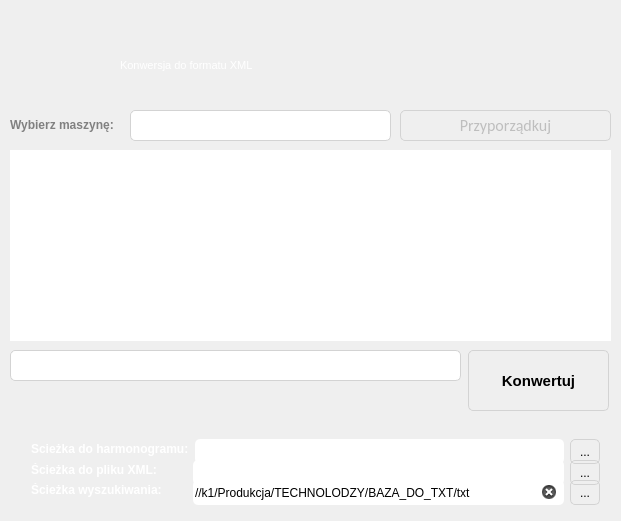
<?xml version="1.0" encoding="UTF-8"?>
<ui version="4.0">
 <class>MainWindow</class>
 <widget class="QMainWindow" name="MainWindow">
  <property name="geometry">
   <rect>
    <x>0</x>
    <y>0</y>
    <width>621</width>
    <height>521</height>
   </rect>
  </property>
  <property name="windowTitle">
   <string>XML Converter</string>
  </property>
  <property name="windowIcon">
   <iconset resource="resources.qrc">
    <normaloff>:/images/images/icon.ico</normaloff>:/images/images/icon.ico</iconset>
  </property>
  <property name="styleSheet">
   <string notr="true">QListWidget {
  background-color: &quot;white&quot;;
  font-size: 10pt;
  color: &quot;gray&quot;;
  font-size: 9pt;
  font-family: &quot;Arial&quot;;
  border-radius: 5px;
  border-width: 2px solid lightgray;
}

#centralWidget QScrollBar:vertical {
  border: none;
  background: &quot;transparent&quot;;
  width: 15px;
  margin: 20px 0px 20px 0px;
}

#centralWidget QScrollBar::handle:vertical {
  background: &quot;lightgray&quot;;
  min-height: 20px;
  border-radius: 2px;
}

#centralWidget QScrollBar::add-line:vertical {
  image: url(:/images/images/downArrow.png);
  background: &quot;lightgray&quot;;
  height: 15px;
  subcontrol-position: bottom;
  subcontrol-origin: margin;
  border-radius: 2px;
}

#centralWidget QScrollBar::sub-line:vertical {
  image: url(:/images/images/upArrow.png);
  background: &quot;lightgray&quot;;
  height: 15px;
  subcontrol-position: top;
  subcontrol-origin: margin;
  border-radius: 2px;
}
</string>
  </property>
  <widget class="QWidget" name="centralWidget">
   <property name="styleSheet">
    <string notr="true">QComboBox {
	border: 1px solid lightgray;
	border-radius: 5px;
	padding: 1px 18px 1px 3px;
	min-width: 6em;
	color: &quot;gray&quot;;
	background-color: &quot;white&quot;;
	margin: 0 0 0 0;
}

QComboBox:editable {
	background: &quot;green&quot;}
	QComboBox:!editable {
	background: &quot;white&quot;
}

QComboBox:hover {
	background: &quot;lightgray&quot;;
	color: &quot;white&quot;;
}

QComboBox:on{
	padding-top: 3px;
	padding-left: 4px;
	background-color:#A9A9A9 ;
}

QComboBox::drop-down{
	subcontrol-origin: padding;
	subcontrol-position: center right;
	width: 50px;
	height: 50px;
	border-width: 0px;
}

QComboBox::down-arrow{
	image: url(:/images/images/arrow.png);
	height: 70px;
	width:  70px;
}

QComboBox::down-arrow:on{
	top: 1px;
	left: 1px;
}

QComboBox QListView{
	border-width: 1px;
	border-color: darkgray;
	border-style: solid;
	color: gray;
	background-color: white;
}</string>
   </property>
   <widget class="QFrame" name="bottomFrame">
    <property name="geometry">
     <rect>
      <x>0</x>
      <y>420</y>
      <width>621</width>
      <height>101</height>
     </rect>
    </property>
    <property name="styleSheet">
     <string notr="true">#bottomFrame {
border: none;
background: qlineargradient(x1: 0, y1: 0, x2: 0, y2: 1,
stop: 0 #a6a6a6, stop: 0.08 #7f7f7f,
stop: 0.49999 #717171);
border-top-right-radius: 10px;
border-top-left-radius:10px;
}
</string>
    </property>
    <property name="frameShape">
     <enum>QFrame::StyledPanel</enum>
    </property>
    <property name="frameShadow">
     <enum>QFrame::Raised</enum>
    </property>
    <widget class="QWidget" name="layoutWidget">
     <property name="geometry">
      <rect>
       <x>20</x>
       <y>8</y>
       <width>591</width>
       <height>83</height>
      </rect>
     </property>
     <layout class="QVBoxLayout" name="verticalLayout">
      <property name="spacing">
       <number>0</number>
      </property>
      <item>
       <layout class="QHBoxLayout" name="inputLayout">
        <item>
         <widget class="QLabel" name="excelLbl">
          <property name="sizePolicy">
           <sizepolicy hsizetype="Maximum" vsizetype="Preferred">
            <horstretch>0</horstretch>
            <verstretch>0</verstretch>
           </sizepolicy>
          </property>
          <property name="minimumSize">
           <size>
            <width>135</width>
            <height>0</height>
           </size>
          </property>
          <property name="maximumSize">
           <size>
            <width>16777215</width>
            <height>16777215</height>
           </size>
          </property>
          <property name="font">
           <font>
            <family>Arial</family>
            <pointsize>9</pointsize>
            <weight>75</weight>
            <bold>true</bold>
           </font>
          </property>
          <property name="toolTip">
           <string>Scieżka przeszukiwania plików *.PDF</string>
          </property>
          <property name="toolTipDuration">
           <number>-1</number>
          </property>
          <property name="whatsThis">
           <string/>
          </property>
          <property name="text">
           <string>&lt;html&gt;&lt;head/&gt;&lt;body&gt;&lt;p&gt;&lt;span style=&quot; color:#ffffff;&quot;&gt;Scieżka do harmonogramu:&lt;/span&gt;&lt;/p&gt;&lt;/body&gt;&lt;/html&gt;</string>
          </property>
         </widget>
        </item>
        <item>
         <widget class="QLineEdit" name="excelPathLe">
          <property name="minimumSize">
           <size>
            <width>0</width>
            <height>25</height>
           </size>
          </property>
          <property name="maximumSize">
           <size>
            <width>16777215</width>
            <height>25</height>
           </size>
          </property>
          <property name="font">
           <font>
            <family>Arial</family>
            <pointsize>9</pointsize>
           </font>
          </property>
          <property name="toolTip">
           <string/>
          </property>
          <property name="toolTipDuration">
           <number>-1</number>
          </property>
          <property name="statusTip">
           <string/>
          </property>
          <property name="whatsThis">
           <string/>
          </property>
          <property name="autoFillBackground">
           <bool>false</bool>
          </property>
          <property name="styleSheet">
           <string notr="true">QLineEdit {
    font-size: 9pt; 
    color: &quot;gray&quot;;
    font-family: &quot;Arial&quot;;
	border-radius: 5px;
    border-width: 2px solid lightgray;
}</string>
          </property>
          <property name="text">
           <string/>
          </property>
          <property name="frame">
           <bool>true</bool>
          </property>
          <property name="readOnly">
           <bool>false</bool>
          </property>
          <property name="placeholderText">
           <string notr="true"/>
          </property>
          <property name="clearButtonEnabled">
           <bool>true</bool>
          </property>
         </widget>
        </item>
        <item>
         <widget class="QPushButton" name="excelPathBtn">
          <property name="sizePolicy">
           <sizepolicy hsizetype="Preferred" vsizetype="Fixed">
            <horstretch>0</horstretch>
            <verstretch>0</verstretch>
           </sizepolicy>
          </property>
          <property name="minimumSize">
           <size>
            <width>30</width>
            <height>25</height>
           </size>
          </property>
          <property name="maximumSize">
           <size>
            <width>30</width>
            <height>25</height>
           </size>
          </property>
          <property name="styleSheet">
           <string notr="true">QPushButton {
color: &quot;gray&quot;;
border: 1px solid lightgray;
border-radius: 5px;
background: &quot;white&quot;;
}

QPushButton:hover {
background: &quot;lightgray&quot;;
color: &quot;white&quot;;
}

QPushButton:pressed {
border: 1px solid &quot;gray&quot;;
background: #A9A9A9 ;
}
</string>
          </property>
          <property name="text">
           <string>...</string>
          </property>
         </widget>
        </item>
       </layout>
      </item>
      <item>
       <layout class="QHBoxLayout" name="outputLayout">
        <item>
         <widget class="QLabel" name="xmlLbl">
          <property name="sizePolicy">
           <sizepolicy hsizetype="Maximum" vsizetype="Preferred">
            <horstretch>0</horstretch>
            <verstretch>0</verstretch>
           </sizepolicy>
          </property>
          <property name="minimumSize">
           <size>
            <width>156</width>
            <height>0</height>
           </size>
          </property>
          <property name="maximumSize">
           <size>
            <width>16777215</width>
            <height>16777215</height>
           </size>
          </property>
          <property name="font">
           <font>
            <family>Arial</family>
            <pointsize>9</pointsize>
            <weight>75</weight>
            <bold>true</bold>
           </font>
          </property>
          <property name="toolTip">
           <string>Ścieżka zapisu wyszukanych plików *.PDF</string>
          </property>
          <property name="whatsThis">
           <string/>
          </property>
          <property name="text">
           <string>&lt;html&gt;&lt;head/&gt;&lt;body&gt;&lt;p&gt;&lt;span style=&quot; color:#ffffff;&quot;&gt;Ścieżka do pliku XML:                                 &lt;/span&gt;&lt;/p&gt;&lt;/body&gt;&lt;/html&gt;</string>
          </property>
         </widget>
        </item>
        <item>
         <widget class="QLineEdit" name="xmlPathLe">
          <property name="minimumSize">
           <size>
            <width>0</width>
            <height>25</height>
           </size>
          </property>
          <property name="maximumSize">
           <size>
            <width>16777215</width>
            <height>25</height>
           </size>
          </property>
          <property name="font">
           <font>
            <family>Arial</family>
            <pointsize>9</pointsize>
           </font>
          </property>
          <property name="whatsThis">
           <string/>
          </property>
          <property name="autoFillBackground">
           <bool>false</bool>
          </property>
          <property name="styleSheet">
           <string notr="true">QLineEdit {
    font-size: 9pt; 
    color: &quot;gray&quot;;
    font-family: &quot;Arial&quot;;
	border-radius: 5px;
    border-width: 2px solid lightgray;
}</string>
          </property>
          <property name="readOnly">
           <bool>false</bool>
          </property>
          <property name="clearButtonEnabled">
           <bool>true</bool>
          </property>
         </widget>
        </item>
        <item>
         <widget class="QPushButton" name="xmlPathBtn">
          <property name="sizePolicy">
           <sizepolicy hsizetype="Fixed" vsizetype="Fixed">
            <horstretch>0</horstretch>
            <verstretch>0</verstretch>
           </sizepolicy>
          </property>
          <property name="minimumSize">
           <size>
            <width>30</width>
            <height>25</height>
           </size>
          </property>
          <property name="maximumSize">
           <size>
            <width>30</width>
            <height>25</height>
           </size>
          </property>
          <property name="styleSheet">
           <string notr="true">QPushButton {
color: &quot;gray&quot;;
border: 1px solid lightgray;
border-radius: 5px;
background: &quot;white&quot;;
}

QPushButton:hover {
background: &quot;lightgray&quot;;
color: &quot;white&quot;;
}

QPushButton:pressed {
border: 1px solid &quot;gray&quot;;
background: #A9A9A9 ;
}</string>
          </property>
          <property name="text">
           <string>...</string>
          </property>
         </widget>
        </item>
       </layout>
      </item>
      <item>
       <layout class="QHBoxLayout" name="outputLayout_3">
        <item>
         <widget class="QLabel" name="searchLbl">
          <property name="sizePolicy">
           <sizepolicy hsizetype="Maximum" vsizetype="Preferred">
            <horstretch>0</horstretch>
            <verstretch>0</verstretch>
           </sizepolicy>
          </property>
          <property name="minimumSize">
           <size>
            <width>156</width>
            <height>0</height>
           </size>
          </property>
          <property name="maximumSize">
           <size>
            <width>16777215</width>
            <height>16777215</height>
           </size>
          </property>
          <property name="font">
           <font>
            <family>Arial</family>
            <pointsize>9</pointsize>
            <weight>75</weight>
            <bold>true</bold>
           </font>
          </property>
          <property name="toolTip">
           <string>Ścieżka zapisu wyszukanych plików *.PDF</string>
          </property>
          <property name="whatsThis">
           <string/>
          </property>
          <property name="text">
           <string>&lt;html&gt;&lt;head/&gt;&lt;body&gt;&lt;p&gt;&lt;span style=&quot; color:#ffffff;&quot;&gt;Ścieżka wyszukiwania:&lt;/span&gt;&lt;/p&gt;&lt;/body&gt;&lt;/html&gt;</string>
          </property>
         </widget>
        </item>
        <item>
         <widget class="QLineEdit" name="searchPathLe">
          <property name="minimumSize">
           <size>
            <width>0</width>
            <height>25</height>
           </size>
          </property>
          <property name="maximumSize">
           <size>
            <width>16777215</width>
            <height>25</height>
           </size>
          </property>
          <property name="font">
           <font>
            <family>Arial</family>
            <pointsize>9</pointsize>
           </font>
          </property>
          <property name="whatsThis">
           <string/>
          </property>
          <property name="autoFillBackground">
           <bool>false</bool>
          </property>
          <property name="styleSheet">
           <string notr="true">QLineEdit {
    font-size: 9pt; 
    color: &quot;gray&quot;;
    font-family: &quot;Arial&quot;;
	border-radius: 5px;
    border-width: 2px solid lightgray;
}</string>
          </property>
          <property name="text">
           <string>//k1/Produkcja/TECHNOLODZY/BAZA_DO_TXT/txt</string>
          </property>
          <property name="readOnly">
           <bool>false</bool>
          </property>
          <property name="clearButtonEnabled">
           <bool>true</bool>
          </property>
         </widget>
        </item>
        <item>
         <widget class="QPushButton" name="searchPathBtn">
          <property name="sizePolicy">
           <sizepolicy hsizetype="Fixed" vsizetype="Fixed">
            <horstretch>0</horstretch>
            <verstretch>0</verstretch>
           </sizepolicy>
          </property>
          <property name="minimumSize">
           <size>
            <width>30</width>
            <height>25</height>
           </size>
          </property>
          <property name="maximumSize">
           <size>
            <width>30</width>
            <height>25</height>
           </size>
          </property>
          <property name="styleSheet">
           <string notr="true">QPushButton {
color: &quot;gray&quot;;
border: 1px solid lightgray;
border-radius: 5px;
background: &quot;white&quot;;
}

QPushButton:hover {
background: &quot;lightgray&quot;;
color: &quot;white&quot;;
}

QPushButton:pressed {
border: 1px solid &quot;gray&quot;;
background: #A9A9A9 ;
}</string>
          </property>
          <property name="text">
           <string>...</string>
          </property>
         </widget>
        </item>
       </layout>
      </item>
     </layout>
    </widget>
   </widget>
   <widget class="QFrame" name="topFrame">
    <property name="geometry">
     <rect>
      <x>0</x>
      <y>0</y>
      <width>621</width>
      <height>101</height>
     </rect>
    </property>
    <property name="styleSheet">
     <string notr="true">#topFrame {
border: none;
background: qlineargradient(x1: 0, y1: 0, x2: 0, y2: 1,
stop: 0 #a6a6a6, stop: 0.08 #7f7f7f,
stop: 0.39999 #717171, stop: 0.4 #626262,
stop: 0.9 #4c4c4c, stop: 1 #333333);
border-bottom-right-radius: 10px;
border-bottom-left-radius:10px;
}

#topFrame QPushButton {
color: #333;
border: 2px solid #555;
border-radius: 11px;
padding: 5px;
background: qradialgradient(cx: 0.3, cy: -0.4,
fx: 0.3, fy: -0.4,
radius: 1.35, stop: 0 #fff, stop: 1 #888);
}

#topFrame QPushButton:hover {
background: qradialgradient(cx: 0.3, cy: -0.4,
fx: 0.3, fy: -0.4,
radius: 1.35, stop: 0 #fff, stop: 1 #bbb);
}

#topFrame QPushButton:pressed {
background: qradialgradient(cx: 0.4, cy: -0.1,
fx: 0.4, fy: -0.1,
radius: 1.35, stop: 0 #fff, stop: 1 #ddd);
}</string>
    </property>
    <property name="frameShape">
     <enum>QFrame::StyledPanel</enum>
    </property>
    <property name="frameShadow">
     <enum>QFrame::Raised</enum>
    </property>
    <widget class="QLabel" name="logoLabel">
     <property name="geometry">
      <rect>
       <x>10</x>
       <y>0</y>
       <width>101</width>
       <height>101</height>
      </rect>
     </property>
     <property name="text">
      <string/>
     </property>
     <property name="pixmap">
      <pixmap resource="resources.qrc">:/images/images/icon.ico</pixmap>
     </property>
     <property name="scaledContents">
      <bool>true</bool>
     </property>
    </widget>
    <widget class="QLabel" name="nameLabel">
     <property name="geometry">
      <rect>
       <x>120</x>
       <y>15</y>
       <width>251</width>
       <height>41</height>
      </rect>
     </property>
     <property name="font">
      <font>
       <family>Arial</family>
       <pointsize>36</pointsize>
      </font>
     </property>
     <property name="text">
      <string/>
     </property>
     <property name="pixmap">
      <pixmap resource="resources.qrc">:/images/images/name.png</pixmap>
     </property>
    </widget>
    <widget class="QLabel" name="descriptionLabel">
     <property name="geometry">
      <rect>
       <x>120</x>
       <y>55</y>
       <width>291</width>
       <height>21</height>
      </rect>
     </property>
     <property name="font">
      <font>
       <family>Arial</family>
       <pointsize>4</pointsize>
       <weight>50</weight>
       <bold>false</bold>
      </font>
     </property>
     <property name="text">
      <string>&lt;html&gt;&lt;head/&gt;&lt;body&gt;&lt;p&gt;&lt;span style=&quot; font-size:8pt; color:#ffffff;&quot;&gt;Konwersja do formatu XML&lt;/span&gt;&lt;/p&gt;&lt;/body&gt;&lt;/html&gt;</string>
     </property>
    </widget>
   </widget>
   <widget class="QProgressBar" name="progressBar">
    <property name="geometry">
     <rect>
      <x>10</x>
      <y>350</y>
      <width>451</width>
      <height>31</height>
     </rect>
    </property>
    <property name="maximumSize">
     <size>
      <width>16777211</width>
      <height>16777215</height>
     </size>
    </property>
    <property name="styleSheet">
     <string notr="true">QProgressBar {
border: 1px solid lightgray;
border-radius: 5px;
padding: 1px;
color: &quot;white&quot;;
}

QProgressBar::chunk {
background: QLinearGradient( x1: 0, y1: 0, x2: 0, y2: 1,
stop: 0 #06A6DA, 
stop: 0.5 #1E90FF ,
stop: 1 #238 );
border-radius: 3px;
border: 1px solid black;
}</string>
    </property>
    <property name="value">
     <number>0</number>
    </property>
    <property name="textVisible">
     <bool>false</bool>
    </property>
   </widget>
   <widget class="QPushButton" name="convertButton">
    <property name="geometry">
     <rect>
      <x>468</x>
      <y>350</y>
      <width>141</width>
      <height>61</height>
     </rect>
    </property>
    <property name="font">
     <font>
      <family>Arial</family>
      <pointsize>11</pointsize>
      <weight>75</weight>
      <bold>true</bold>
     </font>
    </property>
    <property name="styleSheet">
     <string notr="true">QPushButton {
color: &quot;gray&quot;;
border-radius: 5px;
border: 1px solid lightgray;
background: &quot;white&quot;;
min-width: 80px;
}

QPushButton:hover {
background: &quot;lightgray&quot;;
color: &quot;white&quot;;
width: 300px;
}

QPushButton:pressed {
border: 1px solid &quot;gray&quot;;
background: #A9A9A9 ;
}
</string>
    </property>
    <property name="text">
     <string>Konwertuj</string>
    </property>
    <property name="icon">
     <iconset resource="resources.qrc">
      <normaloff>:/images/images/convert.png</normaloff>:/images/images/convert.png</iconset>
    </property>
    <property name="iconSize">
     <size>
      <width>30</width>
      <height>30</height>
     </size>
    </property>
   </widget>
   <widget class="QListWidget" name="listWidget">
    <property name="geometry">
     <rect>
      <x>10</x>
      <y>150</y>
      <width>601</width>
      <height>191</height>
     </rect>
    </property>
    <property name="styleSheet">
     <string notr="true"/>
    </property>
    <property name="verticalScrollBarPolicy">
     <enum>Qt::ScrollBarAsNeeded</enum>
    </property>
    <property name="alternatingRowColors">
     <bool>true</bool>
    </property>
   </widget>
   <widget class="QComboBox" name="machineryCb">
    <property name="enabled">
     <bool>false</bool>
    </property>
    <property name="geometry">
     <rect>
      <x>130</x>
      <y>110</y>
      <width>261</width>
      <height>31</height>
     </rect>
    </property>
    <property name="font">
     <font>
      <family>Calibri</family>
      <pointsize>12</pointsize>
     </font>
    </property>
   </widget>
   <widget class="QPushButton" name="fitBtn">
    <property name="enabled">
     <bool>false</bool>
    </property>
    <property name="geometry">
     <rect>
      <x>400</x>
      <y>110</y>
      <width>211</width>
      <height>31</height>
     </rect>
    </property>
    <property name="font">
     <font>
      <family>Calibri</family>
      <pointsize>12</pointsize>
      <weight>50</weight>
      <bold>false</bold>
     </font>
    </property>
    <property name="styleSheet">
     <string notr="true">QPushButton {
color: &quot;gray&quot;;
border-radius: 5px;
border: 1px solid lightgray;
background: &quot;white&quot;;
min-width: 80px;
}

QPushButton:hover {
background: &quot;lightgray&quot;;
color: &quot;white&quot;;
width: 300px;
}

QPushButton:pressed {
border: 1px solid &quot;gray&quot;;
background: #A9A9A9 ;
}
</string>
    </property>
    <property name="text">
     <string>Przyporządkuj</string>
    </property>
   </widget>
   <widget class="QLabel" name="statusLabel">
    <property name="geometry">
     <rect>
      <x>10</x>
      <y>390</y>
      <width>341</width>
      <height>20</height>
     </rect>
    </property>
    <property name="styleSheet">
     <string notr="true">QLabel {
border: none;
background: &quot;transparent&quot;;
color: &quot;gray&quot;;
font-size: 9pt;
font-family: &quot;Arial&quot;;
font-weight: bold;
}</string>
    </property>
    <property name="text">
     <string>&lt;html&gt;&lt;head/&gt;&lt;body&gt;&lt;p&gt;&lt;br/&gt;&lt;/p&gt;&lt;/body&gt;&lt;/html&gt;</string>
    </property>
   </widget>
   <widget class="QLabel" name="excelLbl_2">
    <property name="geometry">
     <rect>
      <x>10</x>
      <y>110</y>
      <width>191</width>
      <height>31</height>
     </rect>
    </property>
    <property name="sizePolicy">
     <sizepolicy hsizetype="Maximum" vsizetype="Preferred">
      <horstretch>0</horstretch>
      <verstretch>0</verstretch>
     </sizepolicy>
    </property>
    <property name="minimumSize">
     <size>
      <width>135</width>
      <height>0</height>
     </size>
    </property>
    <property name="maximumSize">
     <size>
      <width>16777215</width>
      <height>16777215</height>
     </size>
    </property>
    <property name="font">
     <font>
      <family>Arial</family>
      <pointsize>9</pointsize>
      <weight>75</weight>
      <bold>true</bold>
     </font>
    </property>
    <property name="toolTip">
     <string>Scieżka przeszukiwania plików *.PDF</string>
    </property>
    <property name="toolTipDuration">
     <number>-1</number>
    </property>
    <property name="whatsThis">
     <string/>
    </property>
    <property name="styleSheet">
     <string notr="true">color: gray</string>
    </property>
    <property name="text">
     <string>&lt;html&gt;&lt;head/&gt;&lt;body&gt;&lt;p&gt;Wybierz maszynę:&lt;/p&gt;&lt;/body&gt;&lt;/html&gt;</string>
    </property>
   </widget>
  </widget>
 </widget>
 <layoutdefault spacing="6" margin="11"/>
 <resources>
  <include location="resources.qrc"/>
 </resources>
 <connections/>
</ui>
